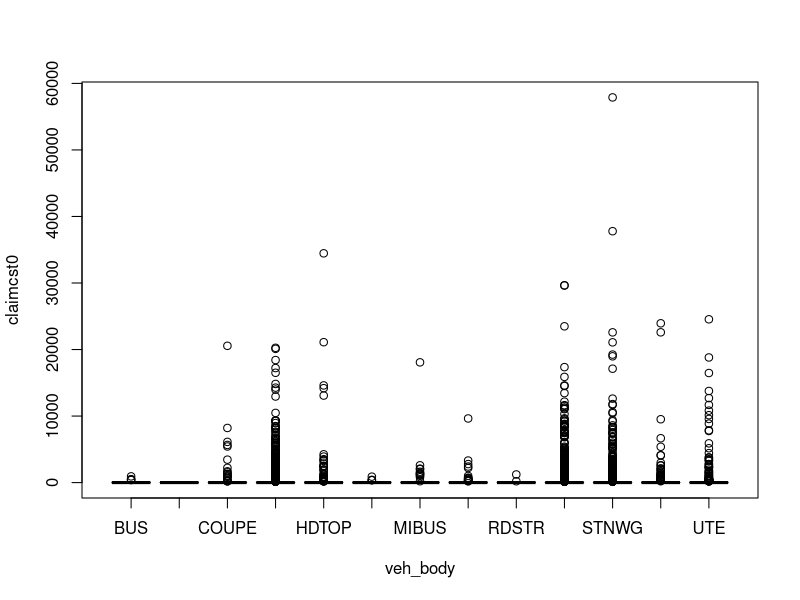
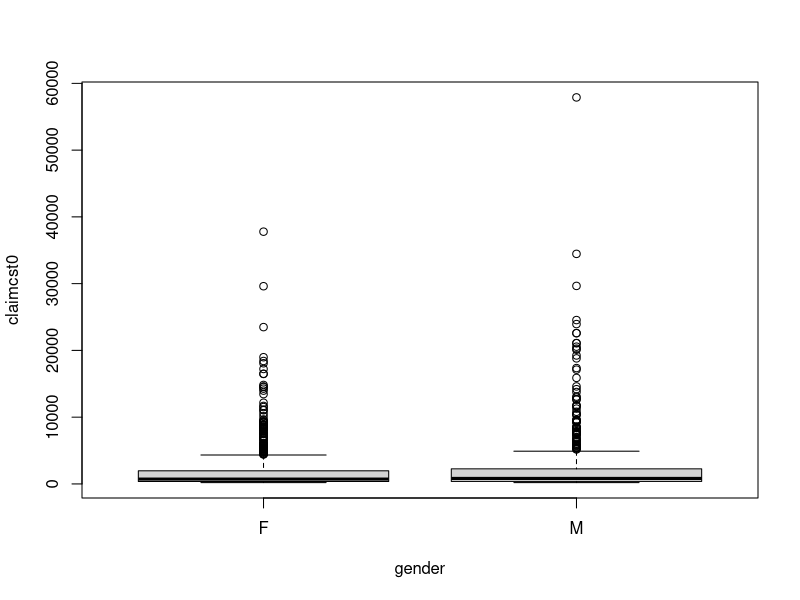
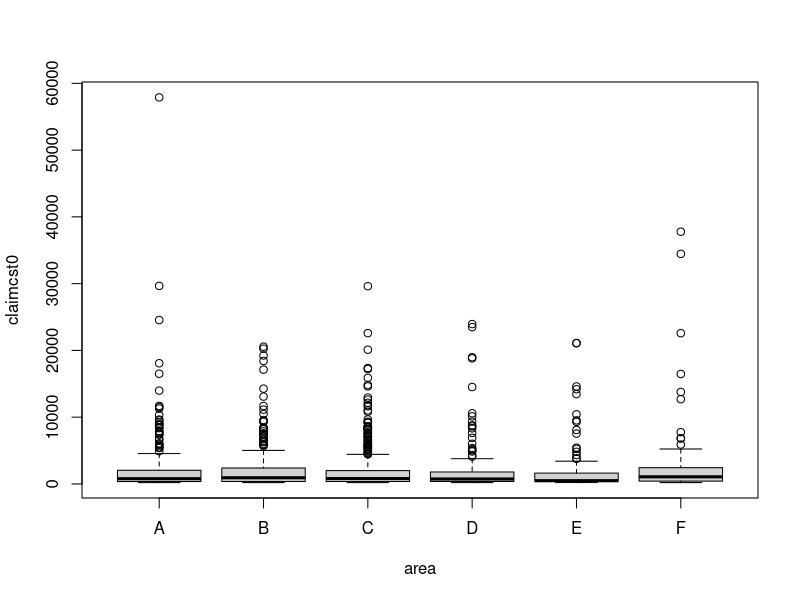
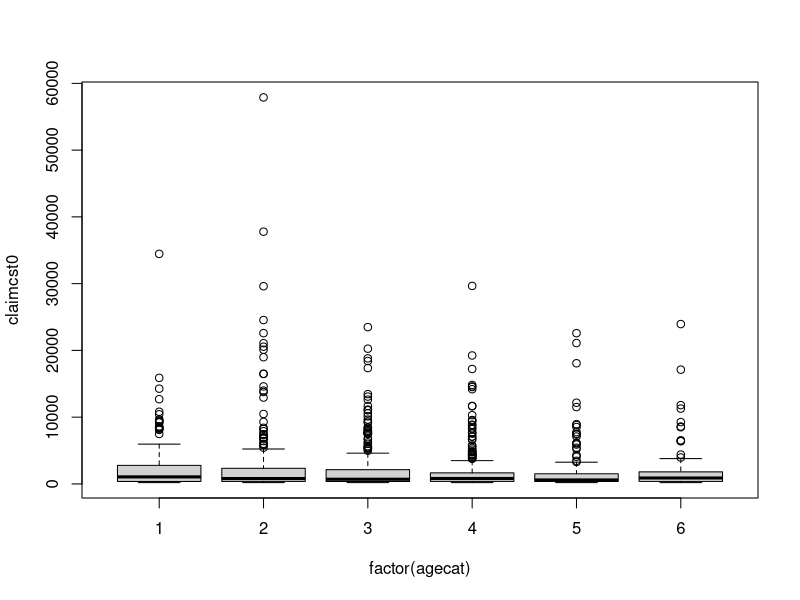

These charts were generated, in order, by the following R code: (Note: this script raises an error after producing the figures.)
setwd("C:/Users/Riki/Dropbox/UMN Courses/STAT 8051/Travelers/")
kangaroo <- read.csv("Kangaroo.csv")
library(dplyr)
kangtrain <- subset(kangaroo, split == "T")
kangtest <- subset(kangaroo, split != "T")

#"NormalizedGini" is the other half of the metric. This function does most of the work, though
SumModelGini <- function(solution, submission) {
  df = data.frame(solution = solution, submission = submission)
  df <- df[order(df$submission, decreasing = TRUE),]
  df
  df$random = (1:nrow(df))/nrow(df)
  df
  totalPos <- sum(df$solution)
  df$cumPosFound <- cumsum(df$solution) # this will store the cumulative number of positive examples found (used for computing "Model Lorentz")
  df$Lorentz <- df$cumPosFound / totalPos # this will store the cumulative proportion of positive examples found ("Model Lorentz")
  df$Gini <- df$Lorentz - df$random # will store Lorentz minus random
  return(sum(df$Gini))
}

NormalizedGini <- function(solution, submission) {
  SumModelGini(solution, submission) / SumModelGini(solution, solution)
}


#data
boxplot(claimcst0~veh_body, data=kangtrain)
thsd = TukeyHSD(aov(claimcst0~veh_body, data=subset(kangtrain, clm>0)))
boxplot(claimcst0~gender,data=subset(kangtrain, clm>0))
boxplot(claimcst0~area, data=subset(kangtrain, clm>0))
boxplot(claimcst0~factor(agecat), data=subset(kangtrain, clm>0))
pairs(kangtrain[,c("numclaims","claimcst0","veh_value","exposure","veh_age","area","agecat")])
pairs(subset(kangtrain,clm>0)[,c("numclaims","claimcst0","veh_value","exposure","veh_age","area","agecat")])

jpeg("hist_claimcst0.jpeg")
hist(kangtrain$claimcst0, main="Histogram of claimcst0", xlab="claimcst0")
dev.off()

table(kangtrain$clm)
table(kangtrain$numclaim)

# models
#0 Null Model
NormalizedGini(solution = kangtrain$claimcst0, submission = mean(kangtrain$claimcst0))

#1 Full OLS
ev = c("veh_value","exposure","veh_body","veh_age","gender","area","agecat")
ols <-  lm(claimcst0 ~ veh_value+exposure+veh_body+veh_age+gender+
	area+agecat, data=kangtrain)
summary(ols)
library(car)
Anova(ols)
(ols.gini = NormalizedGini(solution = kangtrain$claimcst0, submission = predict(ols)))


#2: GLM Tweedie distribution link
library(statmod)
tweed <- glm((claimcst0/exposure) ~ (veh_value+area+veh_age+gender+factor(agecat))^2, 
	data=kangtrain,  family=tweedie(var.power=1.3,link.power=0))
summary(tweed)
(tweed.gini = NormalizedGini(solution = kangtrain$claimcst0, submission = predict(tweed,type="response")*kangtrain$exposure))



#3: two part model (Frequency * Severity)
# We will divide the data into two levels of severity
# offset as a weight (frequency) or offset (count)?

#model 1: count (offset(log(exposure))
pm.count = glm(numclaims ~ offset(log(exposure))+(veh_value+veh_age+gender+area+factor(agecat))^2, 
	family = poisson, data=kangtrain)

pm.count.sub = step(pm.count, test="Chi")
(dp<-sum(residuals(pm.count.sub,type="pearson")^2)/pm.count.sub$df.res)
summary(pm.count.sub)

pm.small = glm(numclaims ~ offset(log(exposure))+veh_value+area+factor(agecat)+
	veh_value:veh_age+veh_value:area+gender:area, family=poisson, data=kangtrain)
summary(pm.small)

# frequency ( exposure as weight ) 
pm.freq = glm(numclaims ~ (veh_value+veh_age+gender+area+agecat)^2, 
	weight = exposure, family = poisson, data=kangtrain)

pm.freq.sub = step(pm.freq, test="Chi")
(dp<-sum(residuals(pm.freq.sub,type="pearson")^2)/pm.freq.sub$df.res)
summary(pm.freq.sub)


# freq and count
Freq =  predict(pm.freq.sub, newdata = kangaroo, type="response")
Count = predict(pm.small, newdata = kangaroo, type="response")
plot(Freq, Count); abline(0,1)
kang.updated = mutate(kangaroo, freq = as.numeric(Freq), count = as.numeric(Count))

outlier = which(Freq == max(Freq))
kangaroo[outlier,] #this guy is a trouble maker



#model 2: severity
# gamma model (terrible!)
gam.freq <- glm((claimcst0/numclaims) ~ 0+I(freq^2)+(freq+veh_value+gender+area+factor(agecat))^2,
	family=Gamma(link="log"),data=subset(kang.updated,clm > 0 & split=="T"))
gam.freq.sub = step(gam.freq)
summary(gam.freq.sub)

gam.count <- glm((claimcst0/numclaims) ~ 0+I(count^2)+(count+veh_value+gender+area+factor(agecat))^2,
	family=Gamma(link="log"),data=subset(kang.updated,clm > 0 & split=="T"))
gam.count.sub = step(gam.count)
summary(gam.count.sub)

#inverse gaussian model
ivg <- glm((claimcst0/numclaims) ~ veh_value+gender+area+factor(agecat),
	family=inverse.gaussian(link="log"),data=subset(kang.updated, clm > 0 & split=="T"))
ivg.sub = step(ivg)
summary(ivg.sub)


# predictions
preds = data.frame(
	claimcst0 = kang.updated$claimcst0,
	numclaims = kang.updated$numclaims,
      tweedie = predict(tweed, newdata=kang.updated, type="response")*kang.updated$exposure,
	gam.freq = Freq*predict(gam.freq.sub, newdata=kang.updated, type="response"),
	gam.count = Count*predict(gam.count.sub, newdata=kang.updated, type="response"),
	ivg.freq = Freq*predict(ivg.sub, newdata=kang.updated, type="response"),
	ivg.count = Count*predict(ivg.sub, newdata=kang.updated, type="response"),
	split = kang.updated$split
)


# gini coefficient on train data
apply(subset(preds, split == "T")[,c(3,6:7)], 2, function(x) NormalizedGini(kangtrain$claimcst0, x))

# means of test data predictions
colMeans(subset(preds, split == "T")[,c(3,6:7)])
colMeans(subset(preds, split != "T")[,c(3,6:7)])

library(lattice)
library(latticeExtra)
ecdfplot(~ tweedie + ivg.freq + ivg.count, data=preds, xlim=c(0,20000), auto.key=list(space='right'))


#cross validation with gini coefficients
cv <- function(fit, fit2 = NULL, data, data2 = NULL, K, R){
  cost = function(y, yhat) mean((y - yhat)^2)
  n = nrow(data)
  if(K > 1) s = sample(rep(1:K, ceiling(nrow(data)/K)),nrow(data)) else 
  if(K == 1) s = rep(1, nrow(data))
  glm.y <- fit$y
  cost.0 <- cost(glm.y, fitted(fit))
  ms <- max(s)
  call <- Call <- fit$call
  if(!is.null(fit2)) call2 <- Call2 <- fit2$call
  CV <- CV.coef <- NULL
  for (i in seq_len(ms)) {
    j.out <- seq_len(n)[(s == i)]
    if(K > 1) j.in <- seq_len(n)[(s != i)] else if (K==1) j.in = j.out
    Call$data <- data[j.in, , drop = FALSE]
    d.glm <- eval.parent(Call)
    pred.glm <- predict(d.glm, newdata=data[j.out,], type="response")
    if(!is.null(fit2) & !is.null(data2)){
      j2.out.data <- merge(data2, data[j.out,])
	if(K > 1) j2.in.data <- merge(data2, data[j.in,]) else if (K==1) j2.in.data = j2.out.data
	Call2$data <- j2.in.data
      d.glm2 <- eval.parent(Call2)
	pred.glm2 <- predict(d.glm2, newdata=data[j.out,], type="response")
    }
    if(!is.null(fit2)) CV$Fitted = rbind(CV$Fitted, cbind(j.out, pred.glm*pred.glm2)) else 
	CV$Fitted = rbind(CV$Fitted, cbind(j.out, pred.glm))
    CV.coef$coef <- rbind(CV.coef$coef, coef(d.glm))
    CV.coef$se <- rbind(CV.coef$se, coef(summary(d.glm))[,2])
  }
  CV$Fitted <- CV$Fitted[order(CV$Fitted[,1]),2]
  CV
}


cv.tweed <- cv(fit=tweed,data= kangtrain, K=10)
NormalizedGini(kangtrain$claimcst0, cv.tweed$Fitted*kangtrain$exposure)

cv.ivg.count <- cv(fit=pm.count.sub, fit2=ivg.sub, data = kangtrain, data2=subset(kangtrain, clm>0), K=10)
NormalizedGini(kangtrain$claimcst0, cv.ivg.count$Fitted)
